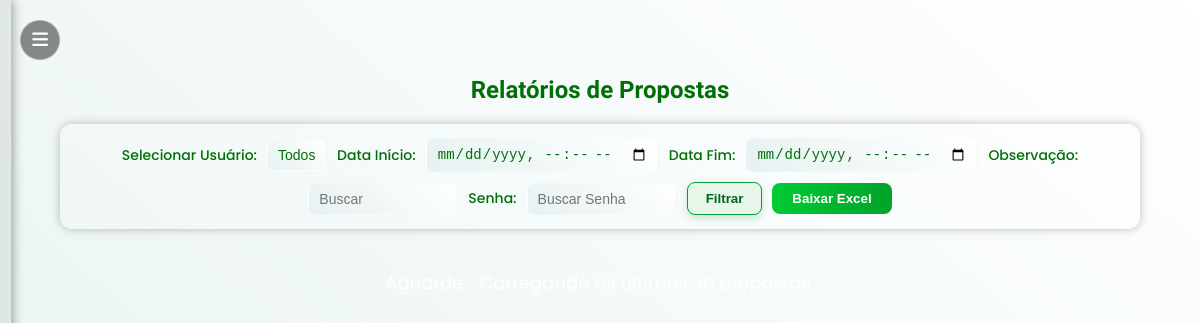
The page /relatorios (signed in) on the database as committed earlier.
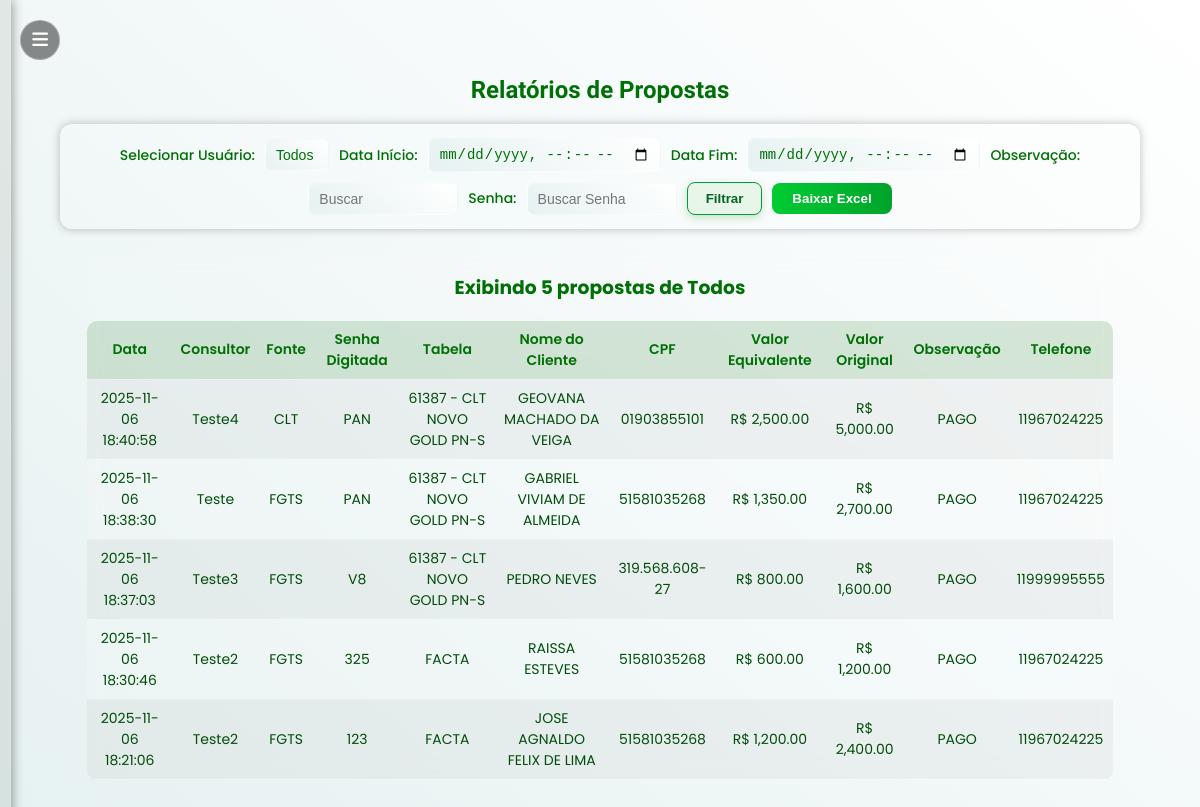
The same page on the database as committed later.
### tables this page shows
CREATE TABLE propostas (
            id INTEGER PRIMARY KEY AUTOINCREMENT,
            data TEXT DEFAULT (datetime('now','localtime')),
            consultor TEXT,
            fonte TEXT,
            senha_digitada TEXT,
            tabela TEXT,
            nome_cliente TEXT,
            cpf TEXT,
            valor_equivalente REAL,
            valor_original REAL,
            observacao TEXT,
            telefone TEXT
        );

### app.py (the view, shortened to what this page needs)
@app.route("/relatorios", methods=["GET", "POST"])
def relatorios():
    if "user" not in session or session["role"] != "admin":
        return redirect(url_for("login"))
    conn = get_conn()
    cur = conn.cursor()
    cur.execute("""
        SELECT DISTINCT consultor
        FROM propostas
        WHERE consultor IS NOT NULL
        AND consultor NOT IN (SELECT nome FROM users WHERE role = 'admin')
        ORDER BY consultor;
    """)
    usuarios = [u[0] for u in cur.fetchall()]
    user = request.form.get("usuario")
    data_ini = request.form.get("data_ini")
    data_fim = request.form.get("data_fim")
    observacao = request.form.get("observacao", "").strip()
    senha_digitada = request.form.get("senha_digitada", "").strip()
    acao = request.form.get("acao")
    def normalizar_data(data_str):
        if not data_str:
            return None
        try:
            return datetime.strptime(data_str, "%Y-%m-%dT%H:%M").strftime("%Y-%m-%d %H:%M:%S")
        except ValueError:
            return data_str
    data_ini = normalizar_data(data_ini)
    data_fim = normalizar_data(data_fim)
    ph = "?" if isinstance(conn, sqlite3.Connection) else "%s"
    query_base = f"""
        SELECT data, consultor, fonte, senha_digitada, tabela, nome_cliente, cpf,
               valor_equivalente, valor_original, observacao, telefone
        FROM propostas
    """
    condicoes, params = [], []
    condicoes.append("consultor NOT IN (SELECT nome FROM users WHERE role = 'admin')")
    if user and user.strip():
        condicoes.append(f"consultor = {ph}")
        params.append(user)
    if data_ini and data_fim:
        condicoes.append(f"data BETWEEN {ph} AND {ph}")
        params += [data_ini, data_fim]
    if observacao:
        condicoes.append(f"observacao LIKE {ph}")
        params.append(f"%{observacao}%")
    if senha_digitada:
        condicoes.append(f"senha_digitada LIKE {ph}")
        params.append(f"%{senha_digitada}%")
    if condicoes:
        query_base += " WHERE " + " AND ".join(condicoes)
    order_clause = "ORDER BY datetime(data) DESC" if isinstance(conn, sqlite3.Connection) else "ORDER BY data DESC"
    query_base += f" {order_clause}"
    cur.execute(query_base.replace("?", "%s") if not isinstance(conn, sqlite3.Connection) else query_base, tuple(params))
    dados = cur.fetchall()
    conn.close()
    return render_template("relatorios.html", usuarios=usuarios, dados=dados, user=user,
                           data_ini=data_ini, data_fim=data_fim,
                           observacao=observacao, senha_digitada=senha_digitada)

### app.py (called while the page is built)
def get_conn():
    if DATABASE_URL and psycopg2:
        return psycopg2.connect(DATABASE_URL, sslmode="require")
    else:
        return sqlite3.connect(LOCAL_DB, check_same_thread=False)

### templates/relatorios.html (shortened to what this page needs)
{% extends "base.html" %}
{% block content %}
<h1 class="titulo-tomorrow">Relatórios de Propostas</h1>
<div class="relatorios-container">
  <form method="POST" class="form-relatorios">
    <label>Selecionar Usuário:</label>
    <select name="usuario">
      <option value="" {% if not user %}selected{% endif %}>Todos</option>
    </select>
    <label>Data Início:</label>
    <input type="datetime-local" name="data_ini" value="{{ data_ini or '' }}">
    <label>Data Fim:</label>
    <input type="datetime-local" name="data_fim" value="{{ data_fim or '' }}">
    <label>Observação:</label>
    <input type="text" name="observacao" placeholder="Buscar" value="{{ observacao or '' }}" class="input-pequeno">
    <label>Senha:</label>
    <input type="text" name="senha_digitada" placeholder="Buscar Senha" value="{{ senha_digitada or '' }}"
      class="input-pequeno">
    <button type="submit" name="acao" value="filtrar" class="btn-filtrar">Filtrar</button>
    <button type="submit" name="acao" value="baixar" class="btn-baixar">Baixar Excel</button>
  </form>
</div>
{% if dados %}
<div class="tabela-relatorio">
  <h3>Exibindo {{ dados|length }} propostas de {{ user or 'Todos' }}</h3>
  <table>
    <thead>
      <tr>
        <th>Data</th>
        <th>Consultor</th>
        <th>Fonte</th>
        <th>Senha Digitada</th>
        <th>Tabela</th>
        <th>Nome do Cliente</th>
        <th>CPF</th>
        <th>Valor Equivalente</th>
        <th>Valor Original</th>
        <th>Observação</th>
        <th>Telefone</th>
      </tr>
    </thead>
    <tbody>
      {% for d in dados %}
      <tr>
        <td>{{ d[0] }}</td>
        <td>{{ d[1] }}</td>
        <td>{{ d[2] }}</td>
        <td>{{ d[3] }}</td>
        <td>{{ d[4] }}</td>
        <td>{{ d[5] }}</td>
        <td>{{ d[6] }}</td>
        <td>R$ {{ "{:,.2f}".format(d[7] or 0) }}</td>
        <td>R$ {{ "{:,.2f}".format(d[8] or 0) }}</td>
        <td>{{ d[9] }}</td>
        <td>{{ d[10] }}</td>
      </tr>
      {% endfor %}
    </tbody>
  </table>
</div>
{% elif not erro %}
<div class="msg-vazia">
  <p>Aguarde... Carregando as últimas 30 propostas.</p>
</div>
{% endif %}
{% endblock %}

### templates/base.html (shortened to what this page needs)
<!DOCTYPE html>
<html lang="pt-BR">
<head>
    <link rel="stylesheet" href="{{ url_for('static', filename='style.css') }}">
    <link rel="stylesheet" href="https://cdnjs.cloudflare.com/ajax/libs/font-awesome/6.5.0/css/all.min.css">
</head>
<body class="pagina">
    <button class="menu-toggle" id="menuToggle">
        <i class="fa-solid fa-bars"></i>
    </button>
    <div class="sidebar" id="sidebar">
    </div>
    <div class="content">
        {% block content %}{% endblock %}
    </div>
</body>
</html>

### static/style.css (style rules this page uses)
:root { --gradiente-inicio: #e6f1f1; --gradiente-fim: #ffffff; --cor-texto: #007006; --bg-container: rgba(255, 255, 255, 0.12); --bg-input: rgba(255, 255, 255, 0.15); }
body:not(.dark-mode) .btn-filtro, body:not(.dark-mode) .btn-filtrar { background: #e8f5e9 !important; color: #006622 !important; border: 1px solid #009b3a !important; }
body.pagina { background: linear-gradient(40deg, var(--gradiente-inicio), var(--gradiente-fim)); font-family: 'Poppins', sans-serif; color: var(--cor-texto); min-height: 100vh; margin: 0; transition: 0.4s ease; font-family: 'Poppins', sans-serif !important; overflow-y: auto; font-family: 'Poppins', sans-serif !important; }
.sidebar { width: 230px; height: 100vh; position: fixed; left: 0; top: 0; background: rgba(0, 40, 12, 0.068); backdrop-filter: blur(15px); -webkit-backdrop-filter: blur(15px); display: flex; flex-direction: column; justify-content: space-between; padding: 25px 20px; border-right: 1px solid rgba(255, 255, 255, 0.13); box-shadow: 2px 0 10px rgba(0, 0, 0, 0.35); transform: translateX(-260px); transition: transform 0.35s ease; z-index: 998; padding-bottom: 20px; }
.menu-toggle { position: fixed; top: 20px; left: 20px; z-index: 2001; width: 40px; height: 40px; border-radius: 25px; background: rgba(0, 0, 0, 0.45); border: 1px solid rgba(255, 255, 255, 0.25); display: flex; align-items: center; justify-content: center; cursor: pointer; font-size: 18px; color: white; transition: 0.3s ease; }
.content { margin-left: 0; transition: margin-left 0.4s; padding: 60px; text-align: center; }
.titulo-tomorrow { font-family: 'Tomorrow', sans-serif; font-size: 32px; margin-bottom: 20px; }
.btn-filtrar { background: linear-gradient(40deg, var(--gradiente-inicio), var(--gradiente-fim)); color: var(--cor-texto); border: 1px solid rgba(255, 255, 255, 0.25); padding: 8px 16px; border-radius: 10px; cursor: pointer; font-weight: 600; transition: 0.3s ease; backdrop-filter: blur(6px); }
.btn-filtrar, .btn-editar { background: linear-gradient(90deg, #009b2d, #00c447); border: none; border-radius: 8px; color: var(--cor-texto); font-weight: 600; cursor: pointer; padding: 6px 14px; box-shadow: 0 3px 8px rgba(0, 128, 0, 0.2); transition: background 0.2s, transform 0.15s ease; }
.form-relatorios { display: flex; justify-content: center; align-items: center; gap: 10px; flex-wrap: wrap; margin-bottom: 20px; }
.btn-baixar { background: #00ac00; color: white; border: none; padding: 8px 15px; border-radius: 6px; cursor: pointer; }
.tabela-relatorio { width: 95%; margin: auto; background: rgba(255, 255, 255, 0.1); border-radius: 10px; backdrop-filter: blur(8px); max-height: 710px; overflow-y: auto; overflow-x: auto; scrollbar-width: thin; scrollbar-color: rgba(255, 255, 255, 0.3) transparent; }
.tabela-relatorio table { width: 100%; border-collapse: collapse; background: rgba(63, 63, 63, 0.1); color: var(--cor-texto); text-align: center; border-radius: 10px; overflow: hidden; font-size: 14px; }
.tabela-relatorio th, .tabela-relatorio td { padding: 8px 6px; border-bottom: 1px solid rgba(48, 48, 48, 0.2); color: var(--cor-texto); }
.form-relatorios { display: flex; justify-content: center; align-items: center; flex-wrap: wrap; gap: 12px; margin: 25px auto 35px; padding: 14px 20px; background: rgba(255, 255, 255, 0.08); border-radius: 12px; box-shadow: 0 0 10px rgba(0, 0, 0, 0.25); width: fit-content; position: relative; left: 50%; transform: translateX(-50%); }
.form-relatorios label { font-weight: 500; color: #fff; font-size: 14px; }
.form-relatorios select, .form-relatorios input[type="datetime-local"] { padding: 7px 10px; border-radius: 8px; border: 1px solid rgba(255, 255, 255, 0.25); background: rgba(255, 255, 255, 0.12); color: #fff; font-size: 14px; outline: none; transition: all 0.3s ease; }
.btn-filtrar { background: #ffffff; color: #007a33; font-weight: 600; border: none; border-radius: 8px; padding: 8px 18px; cursor: pointer; transition: all 0.25s ease; }
.btn-baixar { background: #00cc33; color: #fff; font-weight: 600; border: none; border-radius: 8px; padding: 8px 20px; cursor: pointer; transition: all 0.25s ease; }
h1.titulo-tomorrow { font-size: 24px; }
.btn-filtro, .btn-filtrar { padding: 8px 14px; border-radius: 8px; border: 1px solid #00a65a; background: white; color: #007b3a; cursor: pointer; transition: 0.2s; }

Rows that differ between the two databases and show on the page:
added propostas: data "2025-11-06 18:40:58", consultor "Teste4", fonte "CLT", senha_digitada "PAN", tabela "61387 - CLT NOVO GOLD PN-S", nome_cliente "GEOVANA MACHADO DA VEIGA", cpf "01903855101", valor_equivalente "2,500.00", valor_original "5,000.00", observacao "PAGO", telefone "11967024225"
added propostas: data "2025-11-06 18:38:30", consultor "Teste", fonte "FGTS", senha_digitada "PAN", tabela "61387 - CLT NOVO GOLD PN-S", nome_cliente "GABRIEL VIVIAM DE ALMEIDA", cpf "51581035268", valor_equivalente "1,350.00", valor_original "2,700.00", observacao "PAGO", telefone "11967024225"
added propostas: data "2025-11-06 18:37:03", consultor "Teste3", fonte "FGTS", senha_digitada "V8", tabela "61387 - CLT NOVO GOLD PN-S", nome_cliente "PEDRO NEVES", cpf "319.568.608-27", valor_equivalente "800.00", valor_original "1,600.00", observacao "PAGO", telefone "11999995555"
added propostas: data "2025-11-06 18:30:46", consultor "Teste2", fonte "FGTS", senha_digitada "325", tabela "FACTA", nome_cliente "RAISSA ESTEVES", cpf "51581035268", valor_equivalente "600.00", valor_original "1,200.00", observacao "PAGO", telefone "11967024225"
added propostas: data "2025-11-06 18:21:06", consultor "Teste2", fonte "FGTS", senha_digitada "123", tabela "FACTA", nome_cliente "JOSE AGNALDO FELIX DE LIMA", cpf "51581035268", valor_equivalente "1,200.00", valor_original "2,400.00", observacao "PAGO", telefone "11967024225"
Other text that changed with them:
{{ dados|length }}: (not shown) → "5"
{{ user or 'Todos' }}: (not shown) → "Todos"
text now shown: "Exibindo propostas de Data Consultor Fonte Senha Digitada Tabela Nome do Cliente CPF Valor Equivalente Valor Original Observação Telefone"
